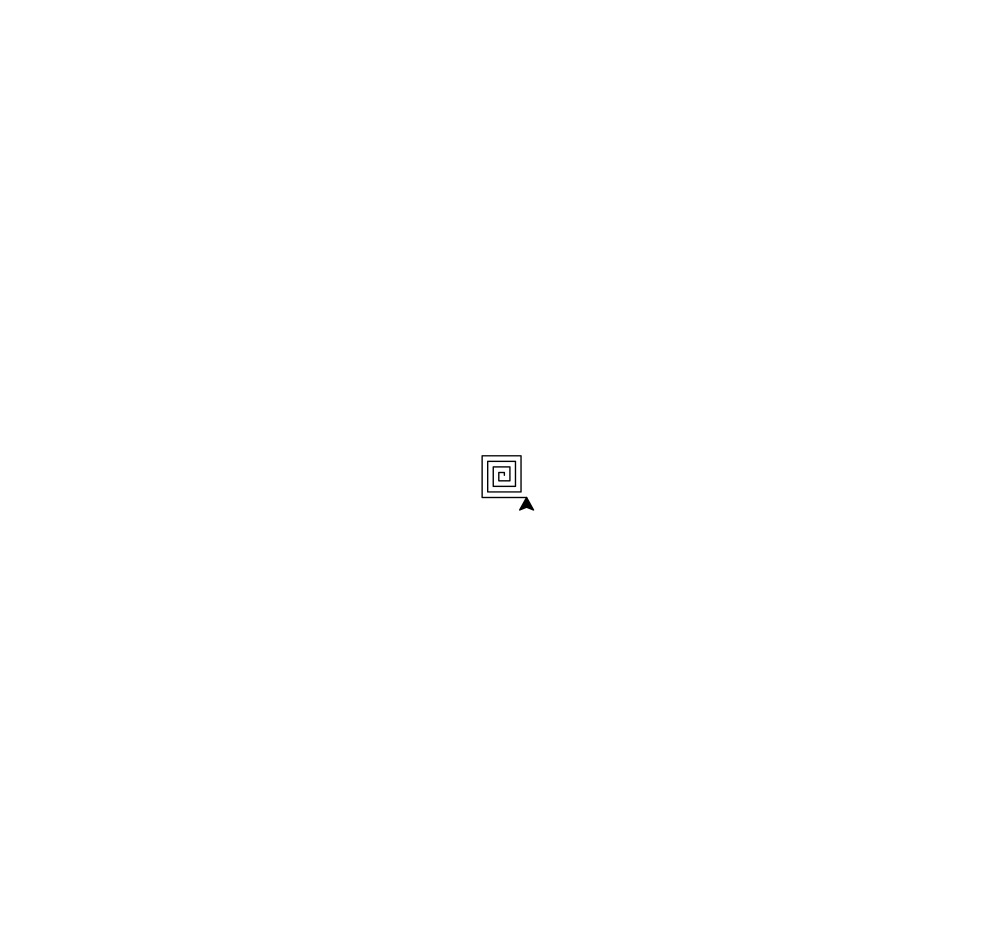

This chart was generated by the following Python code:
# draw a square spiral

import turtle

bob = turtle.Turtle()

for x in range(0,17):
    bob.forward(2*x)
    bob.left(90)
